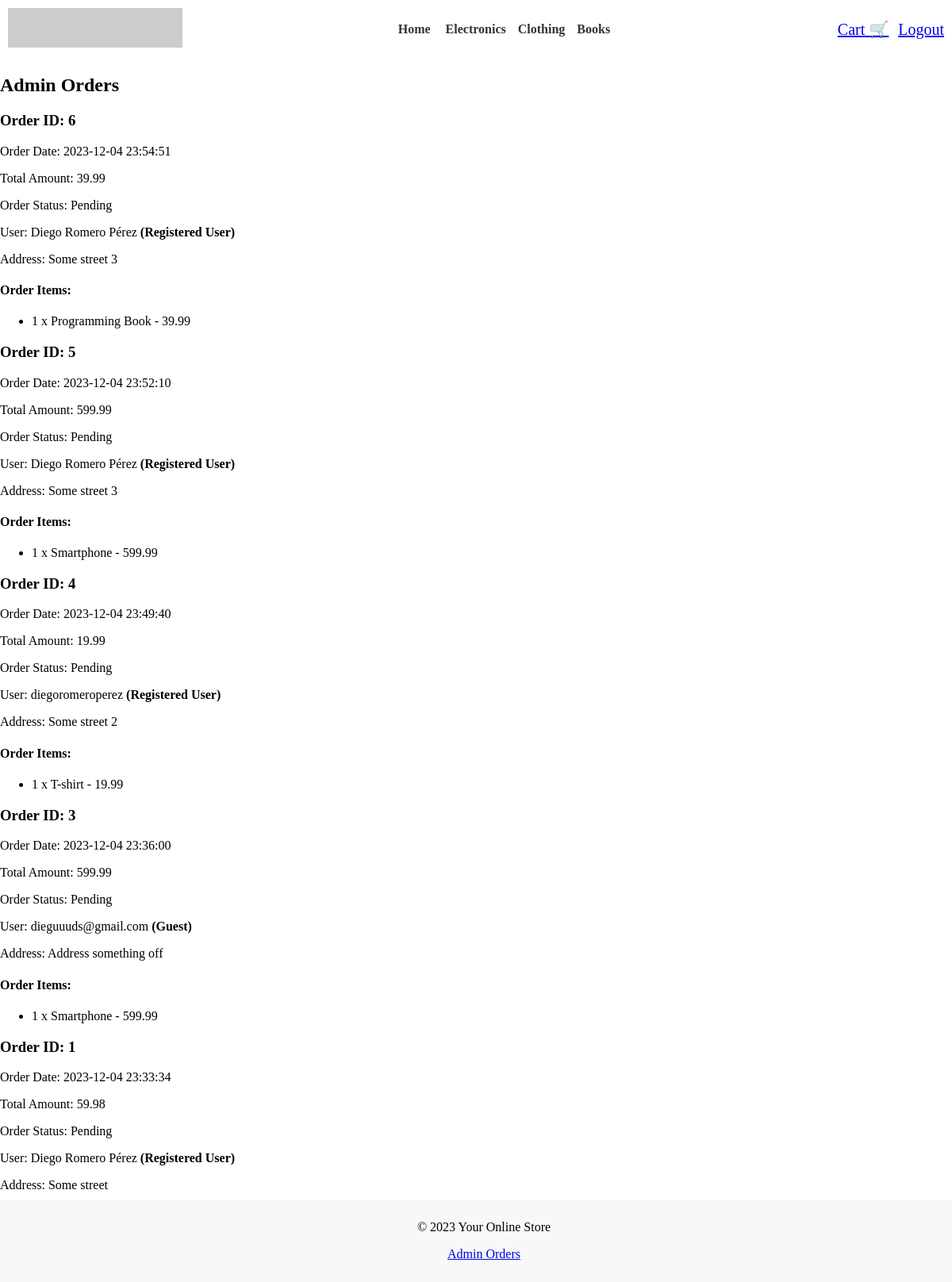
The app's page /pages/admin_orders.php (signed in) with its own data.
### tables this page shows
CREATE TABLE `categories` (
  `category_id` int(11) NOT NULL,
  `category_name` varchar(255) NOT NULL
);

CREATE TABLE `orders` (
  `order_id` int(11) NOT NULL,
  `user_id` int(11) DEFAULT NULL,
  `guest_id` int(11) DEFAULT NULL,
  `order_date` timestamp NOT NULL DEFAULT current_timestamp(),
  `total_amount` decimal(10,2) NOT NULL,
  `order_status` enum('Pending','Processing','Shipped','Delivered') DEFAULT 'Pending'
);

CREATE TABLE `users` (
  `user_id` int(11) NOT NULL,
  `username` varchar(50) NOT NULL,
  `password` varchar(255) NOT NULL,
  `email` varchar(255) NOT NULL,
  `full_name` varchar(100) NOT NULL,
  `address` varchar(255) DEFAULT NULL,
  `isAdmin` tinyint(1) DEFAULT 0,
  `created_at` timestamp NOT NULL DEFAULT current_timestamp()
);

CREATE TABLE `order_items` (
  `item_id` int(11) NOT NULL,
  `order_id` int(11) DEFAULT NULL,
  `product_id` int(11) DEFAULT NULL,
  `quantity` int(11) NOT NULL,
  `item_price` decimal(10,2) NOT NULL
);

CREATE TABLE `products` (
  `product_id` int(11) NOT NULL,
  `category_id` int(11) DEFAULT NULL,
  `product_name` varchar(255) NOT NULL,
  `description` text DEFAULT NULL,
  `price` decimal(10,2) NOT NULL,
  `stock_quantity` int(11) NOT NULL
);

CREATE TABLE `guests` (
  `guest_id` int(11) NOT NULL,
  `username` varchar(50) NOT NULL,
  `email` varchar(255) NOT NULL,
  `address` varchar(255) DEFAULT NULL,
  `created_at` timestamp NOT NULL DEFAULT current_timestamp()
);

### pages/admin_orders.php (the view, shortened to what this page needs)
<?php require_once(__DIR__ . '../../database/db.php'); ?>
<?php include_once(__DIR__ . '/../includes/header.php'); ?>
<main>
    <section class="admin-orders">
        <h2>Admin Orders</h2>
        <?php
        $query = "SELECT orders.*,
            users.full_name AS user_name, users.address AS user_address, users.full_name AS user_full_name,
            guests.username AS guest_user_name, guests.email AS guest_email, guests.address AS guest_address
          FROM orders
          LEFT JOIN users ON orders.user_id = users.user_id
          LEFT JOIN guests ON orders.guest_id = guests.guest_id
          ORDER BY orders.order_date DESC";
        $result = $conn->query($query);
        if ($result->num_rows > 0) {
            while ($row = $result->fetch_assoc()) {
                $orderId = $row['order_id'];
                $orderDate = $row['order_date'];
                $totalAmount = $row['total_amount'];
                $orderStatus = $row['order_status'];
                $userName = !$row['user_name'] ? $row['guest_user_name'] . "<strong> (Guest)</strong>" : $row['user_name'] . "<strong> (Registered User)</strong> ";
                $address = !$row['user_address'] ? $row['guest_address'] : $row['user_address'];
                echo "<div class='order'>";
                echo "<h3>Order ID: $orderId</h3>";
                echo "<p>Order Date: $orderDate</p>";
                echo "<p>Total Amount: $totalAmount</p>";
                echo "<p>Order Status: $orderStatus</p>";
                echo "<p>User: $userName</p>";
                echo "<p>Address: $address</p>";
                $itemsQuery = "SELECT order_items.quantity, order_items.item_price, products.product_name
                               FROM order_items
                               JOIN products ON order_items.product_id = products.product_id
                               WHERE order_items.order_id = $orderId";
                $itemsResult = $conn->query($itemsQuery);
                if ($itemsResult->num_rows > 0) {
                    echo "<h4>Order Items:</h4>";
                    echo "<ul>";
                    while ($item = $itemsResult->fetch_assoc()) {
                        echo "<li>{$item['quantity']} x {$item['product_name']} - {$item['item_price']}</li>";
                    }
                    echo "</ul>";
                } else {
                    echo "<p>No items in this order.</p>";
                }
                echo "</div>";
            }
        } else {
            echo "<p>No orders available.</p>";
        }
        ?>
    </section>
</main>
<?php include_once(__DIR__ . '/../includes/footer.php'); ?>

### includes/header.php (shortened to what this page needs)
<?php require_once(__DIR__ . '../../database/db.php'); ?>
<!DOCTYPE html>
<html lang="en">
<head>
</head>
<body>
    <header>
        <link rel="stylesheet" href="/online-store/assets/css/navbar.css">
        <span class="logo"><img src="https://dummyimage.com/220x50/000/fff" alt="Logo"></span>
        <nav>
            <ul>
                <li><a href="/online-store/index.php">Home</a></li>
                <?php
                $sql = "SELECT * FROM categories";
                $result = $conn->query($sql);
                if ($result->num_rows > 0) {
                    while ($row = $result->fetch_assoc()) {
                        $categoryId = $row['category_id'];
                        $categoryName = $row['category_name'];
                        echo "<li><a href='/online-store/pages/category.php?category=$categoryId'>$categoryName</a></li>";
                    }
                } else {
                    echo "<li>No categories available</li>";
                }
                ?>
            </ul>
        </nav>
        <div>
            <a class="cart-icon" href="/online-store/pages/view_cart.php">Cart <span class="cart-icon">🛒</span></a>&nbsp;&nbsp;
            <?php
            if (isset($_SESSION['user']['user_id'])) {
                echo "<a class='cart-icon' href='/online-store/pages/logout.php'>Logout</a>";
            } else {
                echo "<a class='cart-icon' href='/online-store/pages/login.php'>Login</a>";
            }
            ?>
        </div>
    </header>

### includes/footer.php
        <link rel="stylesheet" href="/online-store/assets/css/footer.css">
        <footer>
            <p>&copy; 2023 Your Online Store</p>
            <?php
            if (isset($_SESSION['user']['isAdmin']) && $_SESSION['user']['isAdmin']) {
                echo '<p><a href="/online-store/pages/admin_orders.php">Admin Orders</a></p>';
            }
            ?>
        </footer>
    </body>
</html>

### assets/css/navbar.css (style rules this page uses)
header { display: flex; justify-content: space-between; align-items: center; padding: 10px; }
nav ul { list-style: none; padding: 0; margin: 0; text-align: center; }
nav li { display: inline-block; margin-right: 15px; }
nav a { text-decoration: none; color: #333; font-weight: bold; font-size: 16px; }
.logo img { height: 50px; }
.cart-icon { font-size: 20px; }

### assets/css/footer.css (style rules this page uses)
body { margin: 0; padding: 0; min-height: 100vh; position: relative; }
footer { position: fixed; bottom: 0; width: 100%; background-color: #f8f8f8; text-align: center; padding: 10px; }

### records on screen
categories: category_name "Electronics"
categories: category_name "Clothing"
categories: category_name "Books"
orders: order_id "6", order_date "2023-12-04 23:54:51", total_amount "39.99", order_status "Pending", user.full_name "Diego Romero Pérez", user.address "Some street 3"
order_items: quantity "1", product.product_name "Programming Book", item_price "39.99"
orders: order_id "5", order_date "2023-12-04 23:52:10", total_amount "599.99", order_status "Pending", user.full_name "Diego Romero Pérez", user.address "Some street 3"
order_items: quantity "1", product.product_name "Smartphone", item_price "599.99"
orders: order_id "4", order_date "2023-12-04 23:49:40", total_amount "19.99", order_status "Pending", user.full_name "diegoromeroperez", user.address "Some street 2"
order_items: quantity "1", product.product_name "T-shirt", item_price "19.99"
orders: order_id "3", order_date "2023-12-04 23:36:00", total_amount "599.99", order_status "Pending", guest.username "dieguuuds@gmail.com", guest.address "Address something off"
order_items: quantity "1", product.product_name "Smartphone", item_price "599.99"
orders: order_id "1", order_date "2023-12-04 23:33:34", total_amount "59.98", order_status "Pending", user.full_name "Diego Romero Pérez", user.address "Some street"
